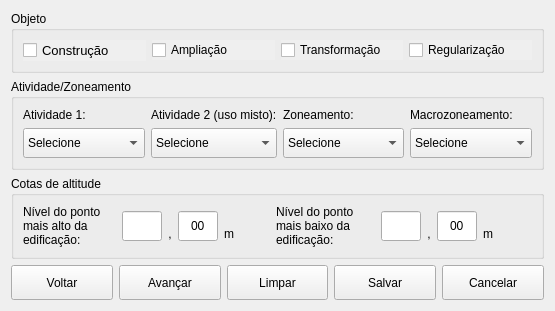
       <widget class="QWidget" name="tabProjeto">
        <attribute name="title">
         <string>Projeto</string>
        </attribute>
        <layout class="QVBoxLayout" name="verticalLayout_4">
         <item>
          <layout class="QVBoxLayout" name="verticalLayout_3">
           <item>
            <widget class="QGroupBox" name="groupBox_4">
             <property name="sizePolicy">
              <sizepolicy hsizetype="Preferred" vsizetype="Maximum">
               <horstretch>0</horstretch>
               <verstretch>0</verstretch>
              </sizepolicy>
             </property>
             <property name="maximumSize">
              <size>
               <width>16777215</width>
               <height>95</height>
              </size>
             </property>
             <property name="title">
              <string>Objeto</string>
             </property>
             <layout class="QGridLayout" name="gridLayout_16">
              <item row="0" column="0">
               <layout class="QGridLayout" name="gridLayout_15">
                <item row="0" column="0">
                 <widget class="QCheckBox" name="checkBoxConstrucao">
                  <property name="font">
                   <font>
                    <family>Arial</family>
                    <pointsize>10</pointsize>
                    <underline>false</underline>
                   </font>
                  </property>
                  <property name="autoFillBackground">
                   <bool>true</bool>
                  </property>
                  <property name="text">
                   <string>Construção</string>
                  </property>
                  <property name="tristate">
                   <bool>false</bool>
                  </property>
                 </widget>
                </item>
                <item row="0" column="3">
                 <widget class="QCheckBox" name="checkBoxRegularizacao">
                  <property name="autoFillBackground">
                   <bool>true</bool>
                  </property>
                  <property name="text">
                   <string>Regularização</string>
                  </property>
                 </widget>
                </item>
                <item row="0" column="2">
                 <widget class="QCheckBox" name="checkBoxTransformacao">
                  <property name="autoFillBackground">
                   <bool>true</bool>
                  </property>
                  <property name="text">
                   <string>Transformação</string>
                  </property>
                 </widget>
                </item>
                <item row="0" column="1">
                 <widget class="QCheckBox" name="checkBoxAmpliacao">
                  <property name="autoFillBackground">
                   <bool>true</bool>
                  </property>
                  <property name="text">
                   <string>Ampliação</string>
                  </property>
                 </widget>
                </item>
               </layout>
              </item>
             </layout>
            </widget>
           </item>
           <item>
            <widget class="QGroupBox" name="groupBox_5">
             <property name="sizePolicy">
              <sizepolicy hsizetype="Preferred" vsizetype="Maximum">
               <horstretch>0</horstretch>
               <verstretch>0</verstretch>
              </sizepolicy>
             </property>
             <property name="maximumSize">
              <size>
               <width>16777215</width>
               <height>100</height>
              </size>
             </property>
             <property name="title">
              <string>Atividade/Zoneamento</string>
             </property>
             <layout class="QGridLayout" name="gridLayout_18">
              <item row="0" column="0">
               <layout class="QGridLayout" name="gridLayout_17">
                <item row="0" column="3">
                 <layout class="QVBoxLayout" name="verticalLayout_26">
                  <item>
                   <widget class="QLabel" name="labelZoneamento_2">
                    <property name="sizePolicy">
                     <sizepolicy hsizetype="Preferred" vsizetype="Fixed">
                      <horstretch>0</horstretch>
                      <verstretch>0</verstretch>
                     </sizepolicy>
                    </property>
                    <property name="text">
                     <string>Macrozoneamento:</string>
                    </property>
                   </widget>
                  </item>
                  <item>
                   <widget class="QComboBox" name="comboBoxZoneamentoAdotado_2">
                    <property name="sizePolicy">
                     <sizepolicy hsizetype="Expanding" vsizetype="Minimum">
                      <horstretch>0</horstretch>
                      <verstretch>0</verstretch>
                     </sizepolicy>
                    </property>
                    <property name="minimumSize">
                     <size>
                      <width>0</width>
                      <height>30</height>
                     </size>
                    </property>
                    <item>
                     <property name="text">
                      <string>Selecione</string>
                     </property>
                    </item>
                    <item>
                     <property name="text">
                      <string>MC</string>
                     </property>
                    </item>
                    <item>
                     <property name="text">
                      <string>ME</string>
                     </property>
                    </item>
                    <item>
                     <property name="text">
                      <string>MOC</string>
                     </property>
                    </item>
                    <item>
                     <property name="text">
                      <string>SFX</string>
                     </property>
                    </item>
                   </widget>
                  </item>
                 </layout>
                </item>
                <item row="0" column="2">
                 <layout class="QVBoxLayout" name="verticalLayout_25">
                  <item>
                   <widget class="QLabel" name="labelZoneamento">
                    <property name="sizePolicy">
                     <sizepolicy hsizetype="Preferred" vsizetype="Fixed">
                      <horstretch>0</horstretch>
                      <verstretch>0</verstretch>
                     </sizepolicy>
                    </property>
                    <property name="text">
                     <string>Zoneamento:</string>
                    </property>
                   </widget>
                  </item>
                  <item>
                   <widget class="QComboBox" name="comboBoxZoneamentoAdotado">
                    <property name="sizePolicy">
                     <sizepolicy hsizetype="Expanding" vsizetype="Minimum">
                      <horstretch>0</horstretch>
                      <verstretch>0</verstretch>
                     </sizepolicy>
                    </property>
                    <property name="minimumSize">
                     <size>
                      <width>0</width>
                      <height>30</height>
                     </size>
                    </property>
                    <item>
                     <property name="text">
                      <string>Selecione</string>
                     </property>
                    </item>
                    <item>
                     <property name="text">
                      <string>CMETRO-ED</string>
                     </property>
                    </item>
                    <item>
                     <property name="text">
                      <string>CMETRO-CT</string>
                     </property>
                    </item>
                    <item>
                     <property name="text">
                      <string>CM</string>
                     </property>
                    </item>
                    <item>
                     <property name="text">
                      <string>CL</string>
                     </property>
                    </item>
                    <item>
                     <property name="text">
                      <string>ZM1</string>
                     </property>
                    </item>
                    <item>
                     <property name="text">
                      <string>ZM2</string>
                     </property>
                    </item>
                    <item>
                     <property name="text">
                      <string>ZM3</string>
                     </property>
                    </item>
                    <item>
                     <property name="text">
                      <string>ZM4</string>
                     </property>
                    </item>
                    <item>
                     <property name="text">
                      <string>ZM5</string>
                     </property>
                    </item>
                    <item>
                     <property name="text">
                      <string>ZR</string>
                     </property>
                    </item>
                    <item>
                     <property name="text">
                      <string>ZPA1</string>
                     </property>
                    </item>
                    <item>
                     <property name="text">
                      <string>ZPA2</string>
                     </property>
                    </item>
                    <item>
                     <property name="text">
                      <string>ZPE1</string>
                     </property>
                    </item>
                    <item>
                     <property name="text">
                      <string>ZPE2</string>
                     </property>
                    </item>
                    <item>
                     <property name="text">
                      <string>ZUD</string>
                     </property>
                    </item>
                    <item>
                     <property name="text">
                      <string>ZUPI1</string>
                     </property>
                    </item>
                    <item>
                     <property name="text">
                      <string>ZUPI2</string>
                     </property>
                    </item>
                    <item>
                     <property name="text">
                      <string>CR1</string>
                     </property>
                    </item>
                    <item>
                     <property name="text">
                      <string>CR2</string>
                     </property>
                    </item>
                    <item>
                     <property name="text">
                      <string>CR3</string>
                     </property>
                    </item>
                    <item>
                     <property name="text">
                      <string>CR4</string>
                     </property>
                    </item>
                    <item>
                     <property name="text">
                      <string>CR5</string>
                     </property>
                    </item>
                   </widget>
                  </item>
                 </layout>
                </item>
                <item row="0" column="1">
                 <layout class="QVBoxLayout" name="verticalLayout_24">
                  <item>
                   <widget class="QLabel" name="labelAtividadeSecundaria">
                    <property name="sizePolicy">
                     <sizepolicy hsizetype="Preferred" vsizetype="Fixed">
                      <horstretch>0</horstretch>
                      <verstretch>0</verstretch>
                     </sizepolicy>
                    </property>
                    <property name="text">
                     <string>Atividade 2 (uso misto):</string>
                    </property>
                   </widget>
                  </item>
                  <item>
                   <widget class="QComboBox" name="comboBoxAtividadeMista_2">
                    <property name="sizePolicy">
                     <sizepolicy hsizetype="Expanding" vsizetype="Minimum">
                      <horstretch>0</horstretch>
                      <verstretch>0</verstretch>
                     </sizepolicy>
                    </property>
                    <property name="minimumSize">
                     <size>
                      <width>0</width>
                      <height>30</height>
                     </size>
                    </property>
                    <item>
                     <property name="text">
                      <string>Selecione</string>
                     </property>
                    </item>
                    <item>
                     <property name="text">
                      <string>R</string>
                     </property>
                    </item>
                    <item>
                     <property name="text">
                      <string>CS</string>
                     </property>
                    </item>
                    <item>
                     <property name="text">
                      <string>I1-A</string>
                     </property>
                    </item>
                    <item>
                     <property name="text">
                      <string>CS1-A (NPGT)</string>
                     </property>
                    </item>
                    <item>
                     <property name="text">
                      <string>RHS</string>
                     </property>
                    </item>
                    <item>
                     <property name="text">
                      <string>Outro</string>
                     </property>
                    </item>
                   </widget>
                  </item>
                 </layout>
                </item>
                <item row="0" column="0">
                 <layout class="QVBoxLayout" name="verticalLayout_23">
                  <item>
                   <widget class="QLabel" name="labelAtividadePrincipal">
                    <property name="sizePolicy">
                     <sizepolicy hsizetype="Preferred" vsizetype="Fixed">
                      <horstretch>0</horstretch>
                      <verstretch>0</verstretch>
                     </sizepolicy>
                    </property>
                    <property name="text">
                     <string>Atividade 1:</string>
                    </property>
                   </widget>
                  </item>
                  <item>
                   <widget class="QComboBox" name="comboBoxAtividade">
                    <property name="sizePolicy">
                     <sizepolicy hsizetype="Expanding" vsizetype="Minimum">
                      <horstretch>0</horstretch>
                      <verstretch>0</verstretch>
                     </sizepolicy>
                    </property>
                    <property name="minimumSize">
                     <size>
                      <width>0</width>
                      <height>30</height>
                     </size>
                    </property>
                    <item>
                     <property name="text">
                      <string>Selecione</string>
                     </property>
                    </item>
                    <item>
                     <property name="text">
                      <string>R</string>
                     </property>
                    </item>
                    <item>
                     <property name="text">
                      <string>CS</string>
                     </property>
                    </item>
                    <item>
                     <property name="text">
                      <string>I1-A</string>
                     </property>
                    </item>
                    <item>
                     <property name="text">
                      <string>CS1-A (NPGT)</string>
                     </property>
                    </item>
                    <item>
                     <property name="text">
                      <string>RHS</string>
                     </property>
                    </item>
                    <item>
                     <property name="text">
                      <string>Outro</string>
                     </property>
                    </item>
                   </widget>
                  </item>
                 </layout>
                </item>
               </layout>
              </item>
             </layout>
            </widget>
           </item>
           <item>
            <widget class="QGroupBox" name="groupBoxCotasAltitude">
             <property name="sizePolicy">
              <sizepolicy hsizetype="Preferred" vsizetype="Maximum">
               <horstretch>0</horstretch>
               <verstretch>0</verstretch>
              </sizepolicy>
             </property>
             <property name="maximumSize">
              <size>
               <width>16777215</width>
               <height>100</height>
              </size>
             </property>
             <property name="title">
              <string>Cotas de altitude</string>
             </property>
             <layout class="QGridLayout" name="gridLayout_20">
              <item row="0" column="0">
               <layout class="QGridLayout" name="gridLayoutCotasAltitude">
                <item row="0" column="0">
                 <layout class="QHBoxLayout" name="horizontalLayout_9" stretch="2,1,0,1,1">
                  <item>
                   <widget class="QLabel" name="labelCotaMaisAlta">
                    <property name="text">
                     <string>Nível do ponto mais alto da edificação:</string>
                    </property>
                    <property name="wordWrap">
                     <bool>true</bool>
                    </property>
                   </widget>
                  </item>
                  <item>
                   <widget class="QLineEdit" name="lineEditCotaMaisAlta">
                    <property name="sizePolicy">
                     <sizepolicy hsizetype="Minimum" vsizetype="Fixed">
                      <horstretch>0</horstretch>
                      <verstretch>0</verstretch>
                     </sizepolicy>
                    </property>
                    <property name="minimumSize">
                     <size>
                      <width>0</width>
                      <height>30</height>
                     </size>
                    </property>
                    <property name="maximumSize">
                     <size>
                      <width>40</width>
                      <height>16777215</height>
                     </size>
                    </property>
                    <property name="alignment">
                     <set>Qt::AlignCenter</set>
                    </property>
                   </widget>
                  </item>
                  <item>
                   <widget class="QLabel" name="labelCotaMaisAltaSeparador">
                    <property name="sizePolicy">
                     <sizepolicy hsizetype="Preferred" vsizetype="Fixed">
                      <horstretch>0</horstretch>
                      <verstretch>0</verstretch>
                     </sizepolicy>
                    </property>
                    <property name="minimumSize">
                     <size>
                      <width>0</width>
                      <height>30</height>
                     </size>
                    </property>
                    <property name="text">
                     <string>,</string>
                    </property>
                    <property name="alignment">
                     <set>Qt::AlignBottom|Qt::AlignHCenter</set>
                    </property>
                   </widget>
                  </item>
                  <item>
                   <widget class="QLineEdit" name="lineEditCotaMaisAltaDecimais">
                    <property name="minimumSize">
                     <size>
                      <width>0</width>
                      <height>30</height>
                     </size>
                    </property>
                    <property name="maximumSize">
                     <size>
                      <width>40</width>
                      <height>16777215</height>
                     </size>
                    </property>
                    <property name="text">
                     <string>00</string>
                    </property>
                    <property name="alignment">
                     <set>Qt::AlignCenter</set>
                    </property>
                   </widget>
                  </item>
                  <item>
                   <widget class="QLabel" name="labelCotaMaisAltaUnidade">
                    <property name="sizePolicy">
                     <sizepolicy hsizetype="Preferred" vsizetype="Fixed">
                      <horstretch>0</horstretch>
                      <verstretch>0</verstretch>
                     </sizepolicy>
                    </property>
                    <property name="minimumSize">
                     <size>
                      <width>0</width>
                      <height>30</height>
                     </size>
                    </property>
                    <property name="text">
                     <string>m</string>
                    </property>
                    <property name="alignment">
                     <set>Qt::AlignBottom|Qt::AlignLeading|Qt::AlignLeft</set>
                    </property>
                   </widget>
                  </item>
                 </layout>
                </item>
                <item row="0" column="1">
                 <layout class="QHBoxLayout" name="horizontalCotaMaisBaixa" stretch="2,1,0,1,1">
                  <item>
                   <widget class="QLabel" name="labelCotaMaisBaixa">
                    <property name="autoFillBackground">
                     <bool>false</bool>
                    </property>
                    <property name="text">
                     <string>Nível do ponto mais baixo da edificação:</string>
                    </property>
                    <property name="wordWrap">
                     <bool>true</bool>
                    </property>
                   </widget>
                  </item>
                  <item>
                   <widget class="QLineEdit" name="lineEditCotaMaisBaixa">
                    <property name="minimumSize">
                     <size>
                      <width>0</width>
                      <height>30</height>
                     </size>
                    </property>
                    <property name="maximumSize">
                     <size>
                      <width>40</width>
                      <height>16777215</height>
                     </size>
                    </property>
                    <property name="alignment">
                     <set>Qt::AlignCenter</set>
                    </property>
                   </widget>
                  </item>
                  <item>
                   <widget class="QLabel" name="labelCotaMaisBaixaSeparador">
                    <property name="sizePolicy">
                     <sizepolicy hsizetype="Preferred" vsizetype="Fixed">
                      <horstretch>0</horstretch>
                      <verstretch>0</verstretch>
                     </sizepolicy>
                    </property>
                    <property name="minimumSize">
                     <size>
                      <width>0</width>
                      <height>30</height>
                     </size>
                    </property>
                    <property name="text">
                     <string>,</string>
                    </property>
                    <property name="alignment">
                     <set>Qt::AlignBottom|Qt::AlignHCenter</set>
                    </property>
                   </widget>
                  </item>
                  <item>
                   <widget class="QLineEdit" name="lineEditCotaMaisBaixaDecimais">
                    <property name="minimumSize">
                     <size>
                      <width>0</width>
                      <height>30</height>
                     </size>
                    </property>
                    <property name="maximumSize">
                     <size>
                      <width>40</width>
                      <height>16777215</height>
                     </size>
                    </property>
                    <property name="text">
                     <string>00</string>
                    </property>
                    <property name="alignment">
                     <set>Qt::AlignCenter</set>
                    </property>
                   </widget>
                  </item>
                  <item>
                   <widget class="QLabel" name="labelCotaMaisBaixaUnidade">
                    <property name="sizePolicy">
                     <sizepolicy hsizetype="Preferred" vsizetype="Fixed">
                      <horstretch>0</horstretch>
                      <verstretch>0</verstretch>
                     </sizepolicy>
                    </property>
                    <property name="minimumSize">
                     <size>
                      <width>0</width>
                      <height>30</height>
                     </size>
                    </property>
                    <property name="text">
                     <string>m</string>
                    </property>
                    <property name="alignment">
                     <set>Qt::AlignBottom|Qt::AlignLeading|Qt::AlignLeft</set>
                    </property>
                   </widget>
                  </item>
                 </layout>
                </item>
               </layout>
              </item>
             </layout>
            </widget>
           </item>
           <item>
            <layout class="QHBoxLayout" name="horizontalLayout_2">
             <item>
              <widget class="QPushButton" name="commandLinkVoltarProcesso_4">
               <property name="sizePolicy">
                <sizepolicy hsizetype="Minimum" vsizetype="Minimum">
                 <horstretch>0</horstretch>
                 <verstretch>0</verstretch>
                </sizepolicy>
               </property>
               <property name="minimumSize">
                <size>
                 <width>0</width>
                 <height>35</height>
                </size>
               </property>
               <property name="maximumSize">
                <size>
                 <width>16777215</width>
                 <height>50</height>
                </size>
               </property>
               <property name="text">
                <string>Voltar</string>
               </property>
               <property name="icon">
                <iconset resource="resources.qrc">
                 <normaloff>:/img/icone_voltar.png</normaloff>:/img/icone_voltar.png</iconset>
               </property>
              </widget>
             </item>
             <item>
              <widget class="QPushButton" name="commandLinkAvancarProcesso_4">
               <property name="sizePolicy">
                <sizepolicy hsizetype="Minimum" vsizetype="Minimum">
                 <horstretch>0</horstretch>
                 <verstretch>0</verstretch>
                </sizepolicy>
               </property>
               <property name="minimumSize">
                <size>
                 <width>0</width>
                 <height>35</height>
                </size>
               </property>
               <property name="maximumSize">
                <size>
                 <width>16777215</width>
                 <height>50</height>
                </size>
               </property>
               <property name="text">
                <string>Avançar</string>
               </property>
               <property name="icon">
                <iconset resource="resources.qrc">
                 <normaloff>:/img/icone_avancar.png</normaloff>:/img/icone_avancar.png</iconset>
               </property>
              </widget>
             </item>
             <item>
              <widget class="QPushButton" name="commandLinkLimparProcesso_4">
               <property name="sizePolicy">
                <sizepolicy hsizetype="Minimum" vsizetype="Minimum">
                 <horstretch>0</horstretch>
                 <verstretch>0</verstretch>
                </sizepolicy>
               </property>
               <property name="minimumSize">
                <size>
                 <width>0</width>
                 <height>35</height>
                </size>
               </property>
               <property name="maximumSize">
                <size>
                 <width>16777215</width>
                 <height>50</height>
                </size>
               </property>
               <property name="text">
                <string>Limpar</string>
               </property>
               <property name="icon">
                <iconset resource="resources.qrc">
                 <normaloff>:/img/limpar.png</normaloff>:/img/limpar.png</iconset>
               </property>
              </widget>
             </item>
             <item>
              <widget class="QPushButton" name="commandLinkSalvarProcesso_4">
               <property name="sizePolicy">
                <sizepolicy hsizetype="Minimum" vsizetype="Minimum">
                 <horstretch>0</horstretch>
                 <verstretch>0</verstretch>
                </sizepolicy>
               </property>
               <property name="minimumSize">
                <size>
                 <width>0</width>
                 <height>35</height>
                </size>
               </property>
               <property name="maximumSize">
                <size>
                 <width>16777215</width>
                 <height>50</height>
                </size>
               </property>
               <property name="text">
                <string>Salvar</string>
               </property>
               <property name="icon">
                <iconset resource="resources.qrc">
                 <normaloff>:/img/icone_pin.png</normaloff>:/img/icone_pin.png</iconset>
               </property>
              </widget>
             </item>
             <item>
              <widget class="QPushButton" name="commandLinkCancelarProcesso_4">
               <property name="sizePolicy">
                <sizepolicy hsizetype="Minimum" vsizetype="Minimum">
                 <horstretch>0</horstretch>
                 <verstretch>0</verstretch>
                </sizepolicy>
               </property>
               <property name="minimumSize">
                <size>
                 <width>0</width>
                 <height>35</height>
                </size>
               </property>
               <property name="maximumSize">
                <size>
                 <width>16777215</width>
                 <height>50</height>
                </size>
               </property>
               <property name="text">
                <string>Cancelar</string>
               </property>
               <property name="icon">
                <iconset resource="resources.qrc">
                 <normaloff>:/img/x.png</normaloff>:/img/x.png</iconset>
               </property>
               <property name="checkable">
                <bool>false</bool>
               </property>
               <property name="checked">
                <bool>false</bool>
               </property>
              </widget>
             </item>
            </layout>
           </item>
          </layout>
         </item>
        </layout>
       </widget>
